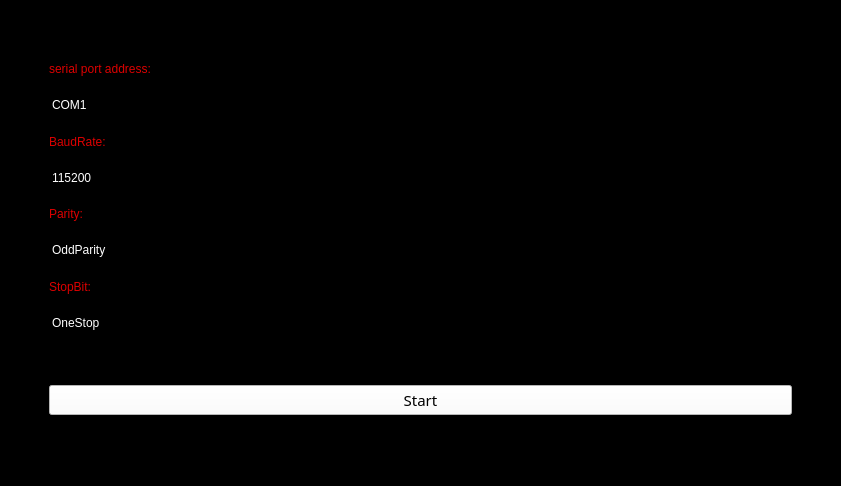
<?xml version="1.0" encoding="UTF-8"?>
<ui version="4.0">
 <class>MainWindow</class>
 <widget class="QMainWindow" name="MainWindow">
  <property name="geometry">
   <rect>
    <x>0</x>
    <y>0</y>
    <width>841</width>
    <height>486</height>
   </rect>
  </property>
  <property name="windowTitle">
   <string>MainWindow</string>
  </property>
  <property name="styleSheet">
   <string notr="true">background-color: rgb(0, 0, 0);
color: rgb(255, 255, 255);
font: 11pt &quot;MV Boli&quot;;</string>
  </property>
  <widget class="QWidget" name="centralwidget">
   <layout class="QHBoxLayout" name="horizontalLayout">
    <item>
     <spacer name="horizontalSpacer">
      <property name="orientation">
       <enum>Qt::Horizontal</enum>
      </property>
      <property name="sizeType">
       <enum>QSizePolicy::Minimum</enum>
      </property>
      <property name="sizeHint" stdset="0">
       <size>
        <width>40</width>
        <height>20</height>
       </size>
      </property>
     </spacer>
    </item>
    <item>
     <layout class="QVBoxLayout" name="verticalLayout">
      <item>
       <spacer name="verticalSpacer">
        <property name="orientation">
         <enum>Qt::Vertical</enum>
        </property>
        <property name="sizeType">
         <enum>QSizePolicy::Minimum</enum>
        </property>
        <property name="sizeHint" stdset="0">
         <size>
          <width>20</width>
          <height>40</height>
         </size>
        </property>
       </spacer>
      </item>
      <item>
       <widget class="QLabel" name="label">
        <property name="styleSheet">
         <string notr="true">color: rgb(220, 0, 0);</string>
        </property>
        <property name="text">
         <string>serial port address:</string>
        </property>
       </widget>
      </item>
      <item>
       <widget class="QLineEdit" name="portAddress">
        <property name="text">
         <string>COM1</string>
        </property>
       </widget>
      </item>
      <item>
       <widget class="QLabel" name="label_2">
        <property name="styleSheet">
         <string notr="true">color: rgb(220, 0, 0);</string>
        </property>
        <property name="text">
         <string>BaudRate:</string>
        </property>
       </widget>
      </item>
      <item>
       <widget class="QLineEdit" name="baudRate">
        <property name="text">
         <string>115200</string>
        </property>
       </widget>
      </item>
      <item>
       <widget class="QLabel" name="label_3">
        <property name="styleSheet">
         <string notr="true">color: rgb(220, 0, 0);</string>
        </property>
        <property name="text">
         <string>Parity:</string>
        </property>
       </widget>
      </item>
      <item>
       <widget class="QLineEdit" name="parity">
        <property name="text">
         <string>OddParity</string>
        </property>
       </widget>
      </item>
      <item>
       <widget class="QLabel" name="label_4">
        <property name="styleSheet">
         <string notr="true">color: rgb(220, 0, 0);</string>
        </property>
        <property name="text">
         <string>StopBit:</string>
        </property>
       </widget>
      </item>
      <item>
       <widget class="QLineEdit" name="stopBit">
        <property name="text">
         <string>OneStop</string>
        </property>
       </widget>
      </item>
      <item>
       <widget class="QLabel" name="label_5">
        <property name="text">
         <string/>
        </property>
       </widget>
      </item>
      <item>
       <widget class="QPushButton" name="start">
        <property name="font">
         <font>
          <family>MV Boli</family>
          <pointsize>11</pointsize>
          <weight>50</weight>
          <italic>false</italic>
          <bold>false</bold>
         </font>
        </property>
        <property name="whatsThis">
         <string/>
        </property>
        <property name="styleSheet">
         <string notr="true">color: rgb(0, 0, 0);
background-color: rgb(255, 255, 255);
border-color: rgb(170, 0, 0);</string>
        </property>
        <property name="text">
         <string>Start</string>
        </property>
        <property name="checkable">
         <bool>false</bool>
        </property>
        <property name="default">
         <bool>false</bool>
        </property>
       </widget>
      </item>
      <item>
       <spacer name="verticalSpacer_2">
        <property name="orientation">
         <enum>Qt::Vertical</enum>
        </property>
        <property name="sizeType">
         <enum>QSizePolicy::Minimum</enum>
        </property>
        <property name="sizeHint" stdset="0">
         <size>
          <width>20</width>
          <height>40</height>
         </size>
        </property>
       </spacer>
      </item>
     </layout>
    </item>
    <item>
     <spacer name="horizontalSpacer_2">
      <property name="orientation">
       <enum>Qt::Horizontal</enum>
      </property>
      <property name="sizeType">
       <enum>QSizePolicy::Minimum</enum>
      </property>
      <property name="sizeHint" stdset="0">
       <size>
        <width>40</width>
        <height>20</height>
       </size>
      </property>
     </spacer>
    </item>
   </layout>
  </widget>
  <widget class="QMenuBar" name="menubar">
   <property name="geometry">
    <rect>
     <x>0</x>
     <y>0</y>
     <width>841</width>
     <height>29</height>
    </rect>
   </property>
  </widget>
  <widget class="QStatusBar" name="statusbar"/>
 </widget>
 <resources/>
 <connections/>
</ui>
